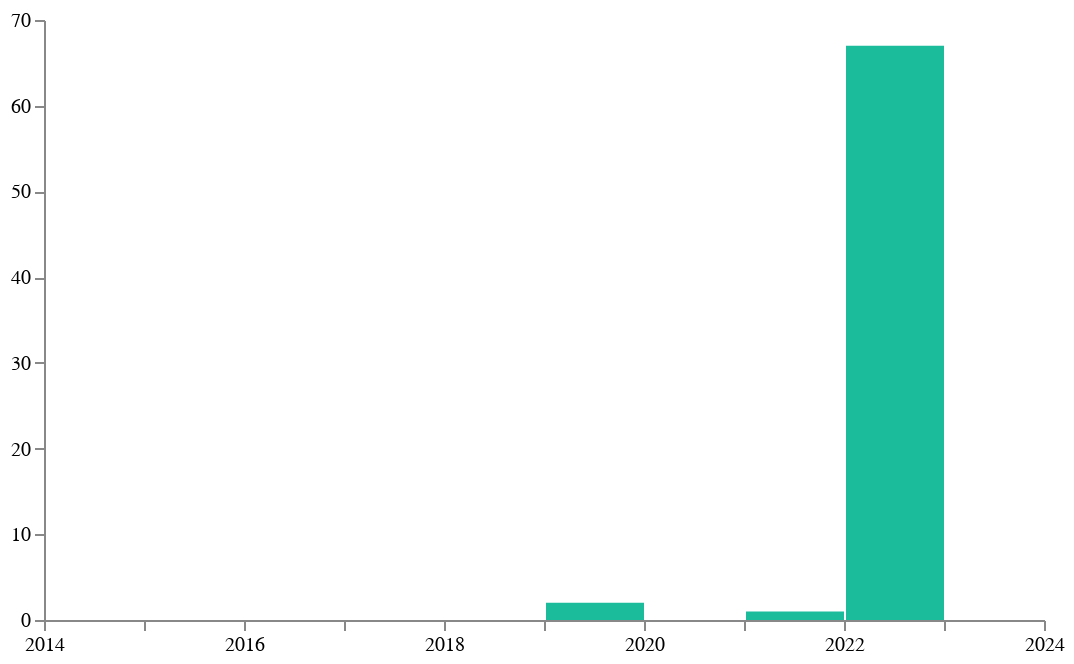

The cell this chart's notebook holds for it:
### Code cell
NFDI.main('10.5255/ukda-sn-3592-1')

### Figure 1 — Vega-Lite specification as saved in the notebook (floating-point values rounded to 4 significant figures)
{"$schema": "https://vega.github.io/schema/vega-lite/v4.json", "config": {"axis": {"grid": false, "labelFlush": false, "title": null}, "view": {"continuousHeight": 300, "continuousWidth": 400, "stroke": null}}, "data": {"name": "data-6be4bdaafc2ba1ecc6f2a4c0fc27a672"}, "datasets": {"data-6be4bdaafc2ba1ecc6f2a4c0fc27a672": [{"count": 67, "id": "2022", "title": "2022"}, {"count": 1, "id": "2021", "title": "2021"}, {"count": 2, "id": "2019", "title": "2019"}]}, "encoding": {"color": {"condition": [{"selection": "highlight", "value": "#34495e"}], "field": "count", "legend": null, "scale": {"range": ["#1abc9c"]}, "type": "nominal"}, "x": {"axis": {"format": "1", "labelExpr": "datum.label % 2 === 0 ? datum.label : \"\""}, "bin": {"binned": true, "maxbins": 10, "step": 1}, "field": "period", "scale": {"domain": [2014, 2024]}, "type": "quantitative"}, "x2": {"field": "bin_end"}, "y": {"axis": {"format": ",f", "tickMinStep": 1}, "field": "count", "type": "quantitative"}}, "mark": {"cursor": "pointer", "tooltip": true, "type": "bar"}, "padding": {"bottom": 5, "left": 5, "right": 5, "top": 5}, "selection": {"highlight": {"empty": "none", "on": "mouseover", "type": "single"}}, "transform": [{"as": "period", "calculate": "toNumber(datum.title)"}, {"as": "bin_end", "calculate": "toNumber(datum.title)+1"}, {"filter": "toNumber(datum.title) >= 2014"}], "width": 500}
